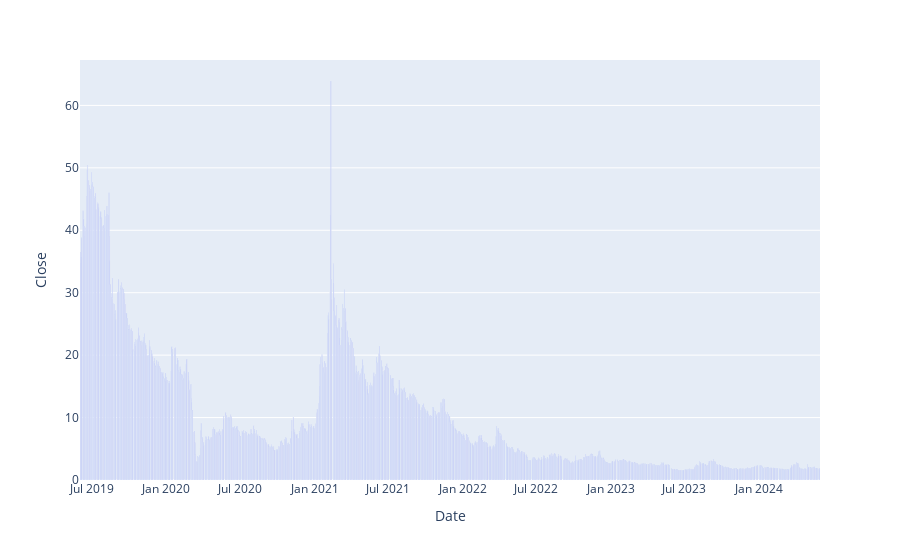

Write notebook code for a chart like this one.
### Markdown cell above
### Bar Plot

### Code cell
bar_plot = px.bar(data,
                  x = 'Date',
                  y = 'Close')
bar_plot.show()

### Figure 1 — Plotly figure (JSON) as saved in the notebook; plotly's stock layout.template omitted (floating-point values rounded to 4 significant figures; data arrays with more than 128 entries replaced by an {"elided": "..."} marker saying what was removed)
{"data": [{"alignmentgroup": "True", "hovertemplate": "Date=%{x}<br>Close=%{y}<extra></extra>", "legendgroup": "", "marker": {"color": "#636efa", "pattern": {"shape": ""}}, "name": "", "offsetgroup": "", "orientation": "v", "showlegend": false, "textposition": "auto", "type": "bar", "x": {"elided": "1258 str values"}, "xaxis": "x", "y": {"elided": "1258 float values"}, "yaxis": "y"}], "layout": {"autosize": true, "barmode": "relative", "legend": {"tracegroupgap": 0}, "margin": {"t": 60}, "xaxis": {"anchor": "y", "autorange": true, "domain": [0, 1], "range": ["2019-06-02 12:00", "2024-05-30 12:00"], "title": {"text": "Date"}, "type": "date"}, "yaxis": {"anchor": "x", "autorange": true, "domain": [0, 1], "range": [0, 67.27], "title": {"text": "Close"}, "type": "linear"}}}
